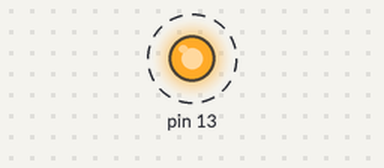
A sketch run on a simulated Arduino Uno, built with avr-gcc and run on an emulated ATmega328P. On the bench: output pins drawn as LEDs (lit = HIGH). Dashed ring = blinking.

Above: at 0.5 s.
Timing chart, 0 to 4.6 s (numbered marks = the images above):
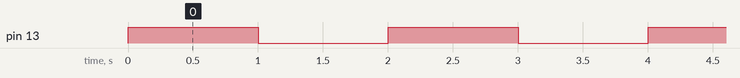

The sketch:

task07b_blink_registers.ino
```cpp
// Задание 7Б: мигание D13 через регистры порта, задержка delay()
void setup() {
  DDRB = 0b00100000;
}

void loop() {
  PORTB |= (1 << 5);
  delay(1000);
  PORTB &= ~(1 << 5);
  delay(1000);
}
```

Measured:
- by itself, pin 13: alternates HIGH for 1.0 s and LOW for 1.0 s
